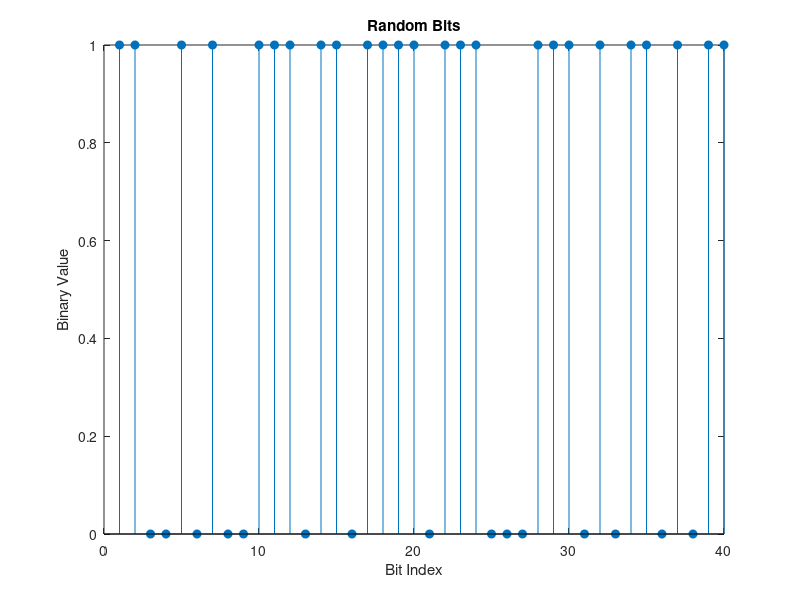
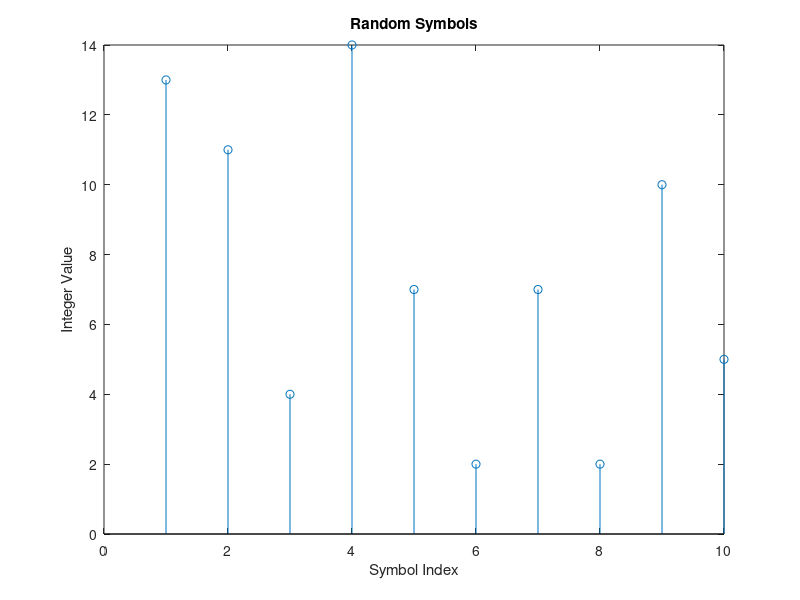

Write MATLAB code to recreate these figures, in order. (Note: this script raises an error after producing the figures.)
M = 16; % Modulation order (alphabet size or number of points in signal constellation)
k = log2(M); % Number of bits per symbol
n = 30000; % Number of bits to process
sps = 1; % Number of samples p er symbol (oversampling factor)


% 
rng default;
dataIn = randi([0 1],n,1); % Generate vector of binary data

stem(dataIn(1:40),'filled');
title('Random Bits');
xlabel('Bit Index');
ylabel('Binary Value');

dataInMatrix = reshape(dataIn,length(dataIn)/k,k);
dataSymbolsIn = bi2de(dataInMatrix);

figure; % Create new figure window.
stem(dataSymbolsIn(1:10));
title('Random Symbols');
xlabel('Symbol Index');
ylabel('Integer Value');

%16 qam
dataMod = qammod(dataSymbolsIn,M,'bin'); % Binary coding with phase offset of zero
dataModG = qammod(dataSymbolsIn,M); % Gray coding with phase offset of zero

EbNo = 10;
%snr = EbNo+10*log10(k)-10*log10(sps);
snr = [11, 12, 13, 14, 15, 16 ,17, 18, 19, 20, 21, 22];


errRates_bin_awgn = zeros(1, length(snr));
errRates_gray_awgn = zeros(1, length(snr));
errRates_bin_rel = zeros(1, length(snr));
errRates_gray_rel = zeros(1, length(snr));

for ii = 1:length(snr)
    %channels
    rlchannel = comm.RayleighChannel("FadingTechnique","Filtered Gaussian noise");
    receivedSignal = awgn(dataMod,snr(ii),'measured');
    receivedSignalG = awgn(dataModG,snr(ii),'measured');
    receiveSignalRel = rlchannel(dataMod);
    receiveSignalRelG = rlchannel(dataModG);
    
    %Demodulation
    dataSymbolsOut = qamdemod(receivedSignal,M,'bin');
    dataSymbolsOutG = qamdemod(receivedSignalG,M);
    dataSymbolsOutRel = qamdemod(receiveSignalRel, M);
    dataSymbolsOutRelG = qamdemod(receiveSignalRelG, M);
    
    
    %1st output
    dataOutMatrix = de2bi(dataSymbolsOut,k);
    dataOut = dataOutMatrix(:); % Return data in column vector
    %2nd output
    dataOutMatrixG = de2bi(dataSymbolsOutG,k);
    dataOutG = dataOutMatrixG(:); % Return data in column vector
    %3rd output
    dataOutMatrixRel = de2bi(dataSymbolsOutRel, k);
    dataOutRel = dataOutMatrixRel(:);
    %4th output
    dataOutMatrixRelG = de2bi(dataSymbolsOutRelG, k);
    dataOutRelG = dataOutMatrixRelG(:);
    
    %Calculate BER
    [numErrors,ber] = biterr(dataIn,dataOut);
    fprintf('\nThe binary coding bit error rate is %5.2e, based on %d errors.\n', ...
        ber,numErrors);
    errRates_bin_awgn(ii) = ber;
    
    [numErrorsG,berG] = biterr(dataIn,dataOutG);
    fprintf('\nThe Gray coding bit error rate is %5.2e, based on %d errors.\n', ...
        berG,numErrorsG);
    errRates_gray_awgn(ii) = berG;
    
    [numErrorsRel,berRel] = biterr(dataIn,dataOutRel);
    fprintf('\nThe binary coding bit error ratevia RL fadingis %5.2e, based on %d errors.\n', ...
        berRel,numErrorsRel);
    errRates_bin_rel(ii) = berRel;
    
    [numErrorsRelG,berRelG] = biterr(dataIn,dataOutRelG);
    fprintf('\nThe Gray bit error rate via RL fading is %5.2e, based on %d errors.\n', ...
        berRelG,numErrorsRelG);
    errRates_gray_rel(ii) = berRelG;
end

save('result_total_16qam_largesnr.mat', "errRates_gray_rel", "errRates_bin_rel", "errRates_gray_awgn", "errRates_bin_awgn", 'snr');